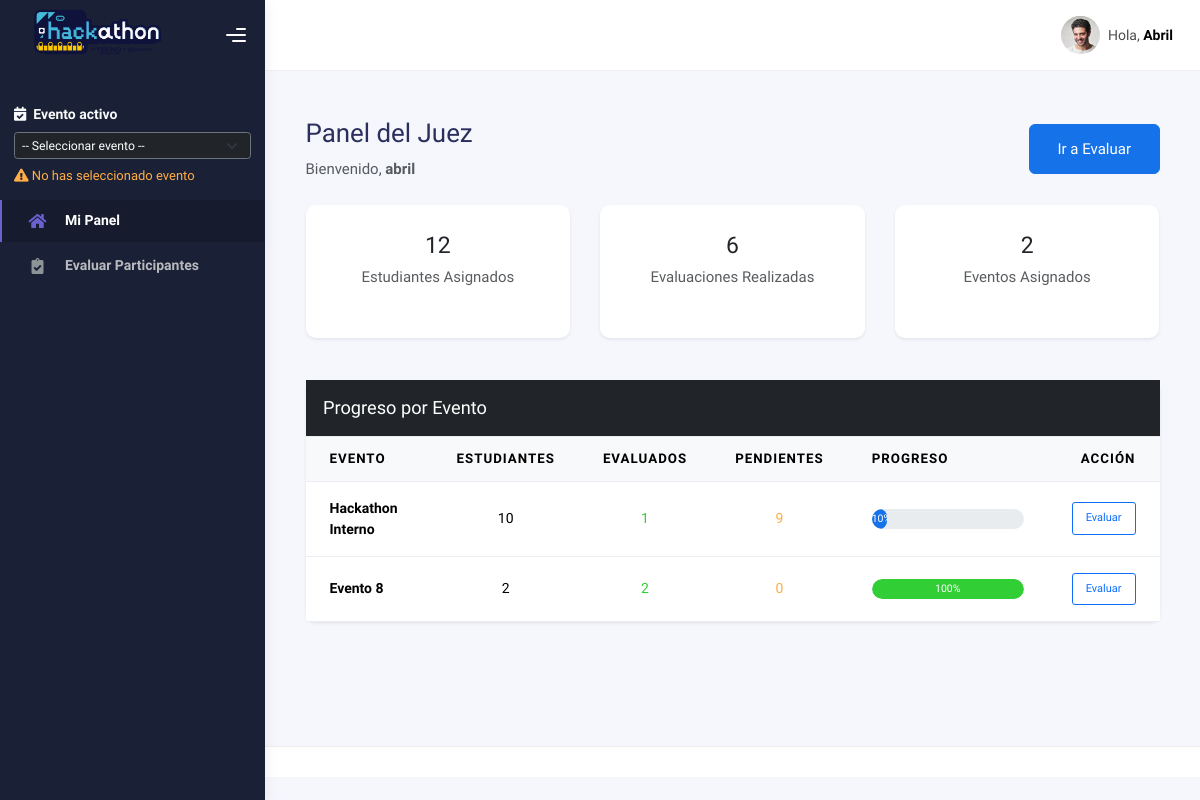
/admin_panel/judge_dashboard.php (signed in), run on the app's committed database.
### tables this page shows
CREATE TABLE `users` (
  `id` int(11) NOT NULL,
  `username` varchar(50) NOT NULL,
  `email` varchar(100) DEFAULT NULL,
  `password` varchar(255) NOT NULL,
  `role_id` int(11) NOT NULL,
  `created_at` timestamp NOT NULL DEFAULT current_timestamp()
);

CREATE TABLE `events` (
  `id` int(11) NOT NULL,
  `name` varchar(150) NOT NULL,
  `description` text DEFAULT NULL,
  `status` tinyint(4) DEFAULT 0,
  `event_type` enum('publico','colegio_interno') DEFAULT 'publico',
  `registration_start_date` datetime DEFAULT NULL,
  `registration_end_date` datetime DEFAULT NULL,
  `start_date` date NOT NULL,
  `end_date` date NOT NULL,
  `created_at` timestamp NOT NULL DEFAULT current_timestamp()
);

### admin_panel/judge_dashboard.php (the view, shortened to what this page needs)
<?php
require_once 'auth.php';
$judgeUserId = $_SESSION['user_id'];
$stmtEvents = $pdo->prepare("
    SELECT DISTINCT e.id, e.name, e.start_date, e.end_date
    FROM judge_student_assignments jsa
    INNER JOIN registrations r ON jsa.registration_id = r.id
    INNER JOIN events e ON r.event_id = e.id
    WHERE jsa.judge_id = ?
    ORDER BY e.id DESC
");
$stmtEvents->execute([$judgeUserId]);
$myEvents = $stmtEvents->fetchAll(PDO::FETCH_ASSOC);
$stmtTotalAssigned = $pdo->prepare("
    SELECT COUNT(DISTINCT jsa.registration_id)
    FROM judge_student_assignments jsa
    INNER JOIN registrations r ON jsa.registration_id = r.id
    WHERE jsa.judge_id = ?
");
$stmtTotalAssigned->execute([$judgeUserId]);
$totalAssigned = $stmtTotalAssigned->fetchColumn();
$stmtEvalCount = $pdo->prepare("
    SELECT COUNT(*)
    FROM judge_evaluations
    WHERE judge_user_id = ?
");
$stmtEvalCount->execute([$judgeUserId]);
$totalEvaluations = $stmtEvalCount->fetchColumn();
$stmtDetail = $pdo->prepare("
    SELECT
        e.id AS event_id,
        e.name AS event_name,
        COUNT(DISTINCT jsa.registration_id) AS total_students,
        COUNT(DISTINCT CASE WHEN je.id IS NOT NULL THEN jsa.registration_id END) AS evaluated_students
    FROM judge_student_assignments jsa
    INNER JOIN registrations r ON jsa.registration_id = r.id
    INNER JOIN events e ON r.event_id = e.id
    LEFT JOIN judge_evaluations je ON je.registration_id = r.id AND je.judge_user_id = ?
    WHERE jsa.judge_id = ?
    GROUP BY e.id, e.name
    ORDER BY e.id DESC
");
$stmtDetail->execute([$judgeUserId, $judgeUserId]);
$eventDetails = $stmtDetail->fetchAll(PDO::FETCH_ASSOC);
$stmtJudge = $pdo->prepare("SELECT username FROM users WHERE id = ?");
$stmtJudge->execute([$judgeUserId]);
$judgeName = $stmtJudge->fetchColumn();
require_once 'header.php';
require_once 'sidebar.php';
?>
<div class="container py-4">
    <div class="d-flex justify-content-between align-items-center mb-4">
        <div>
            <h2 class="mb-1"><i class="bi bi-speedometer2"></i> Panel del Juez</h2>
            <p class="text-muted mb-0">Bienvenido, <strong><?= htmlspecialchars($judgeName) ?></strong></p>
        </div>
        <a href="juez_evaluacion.php" class="btn btn-primary btn-lg">
            <i class="bi bi-clipboard-check"></i> Ir a Evaluar
        </a>
    </div>
    <div class="row g-4 mb-5">
        <div class="col-md-4">
            <div class="card shadow-sm border-primary h-100">
                <div class="card-body text-center">
                    <h3 class="mt-2 mb-0"><?= $totalAssigned ?></h3>
                    <p class="text-muted mb-0">Estudiantes Asignados</p>
                </div>
            </div>
        </div>
        <div class="col-md-4">
            <div class="card shadow-sm border-success h-100">
                <div class="card-body text-center">
                    <h3 class="mt-2 mb-0"><?= $totalEvaluations ?></h3>
                    <p class="text-muted mb-0">Evaluaciones Realizadas</p>
                </div>
            </div>
        </div>
        <div class="col-md-4">
            <div class="card shadow-sm border-warning h-100">
                <div class="card-body text-center">
                    <h3 class="mt-2 mb-0"><?= count($myEvents) ?></h3>
                    <p class="text-muted mb-0">Eventos Asignados</p>
                </div>
            </div>
        </div>
    </div>
    <div class="card shadow-sm">
        <div class="card-header bg-dark text-white">
            <h5 class="mb-0"><i class="bi bi-list-check"></i> Progreso por Evento</h5>
        </div>
        <div class="card-body p-0">
            <?php if (empty($eventDetails)): ?>
                <div class="text-center text-muted py-5">
                    <i class="bi bi-inbox fs-1"></i>
                    <p class="mt-2">No tienes asignaciones en ningún evento.</p>
                </div>
            <?php else: ?>
                <div class="table-responsive">
                    <table class="table table-hover align-middle mb-0">
                        <thead class="table-light">
                            <tr>
                                <th>Evento</th>
                                <th class="text-center">Estudiantes</th>
                                <th class="text-center">Evaluados</th>
                                <th class="text-center">Pendientes</th>
                                <th>Progreso</th>
                                <th class="text-end">Acción</th>
                            </tr>
                        </thead>
                        <tbody>
                            <?php foreach ($eventDetails as $ev):
                                $total = intval($ev['total_students']);
                                $evaluated = intval($ev['evaluated_students']);
                                $pending = $total - $evaluated;
                                $percent = ($total > 0) ? round(($evaluated / $total) * 100) : 0;
                            ?>
                                <tr>
                                    <td>
                                        <strong><?= htmlspecialchars($ev['event_name']) ?></strong>
                                    </td>
                                    <td class="text-center"><?= $total ?></td>
                                    <td class="text-center text-success"><?= $evaluated ?></td>
                                    <td class="text-center text-warning"><?= $pending ?></td>
                                    <td style="width: 200px;">
                                        <div class="progress" style="height: 20px;">
                                            <div class="progress-bar <?= $percent == 100 ? 'bg-success' : 'bg-primary' ?>"
                                                 role="progressbar"
                                                 style="width: <?= $percent ?>%;"
                                                 aria-valuenow="<?= $percent ?>"
                                                 aria-valuemin="0"
                                                 aria-valuemax="100">
                                                <?= $percent ?>%
                                            </div>
                                        </div>
                                    </td>
                                    <td class="text-end">
                                        <a href="juez_evaluacion.php" class="btn btn-sm btn-outline-primary">
                                            <i class="bi bi-pencil-square"></i> Evaluar
                                        </a>
                                    </td>
                                </tr>
                            <?php endforeach; ?>
                        </tbody>
                    </table>
                </div>
            <?php endif; ?>
        </div>
    </div>
</div>
<?php require_once 'footer.php'; ?>

### data on the page
users: username "abril"
events: name "Hackathon Interno", total "10", evaluated "1", pending "9", percent "10"
events: name "Evento 8", total "2", evaluated "2", pending "0", percent "100"

### other printed values
$userName "Abril"
$totalAssigned "12"
$totalEvaluations "6"
count($myEvents) "2"
